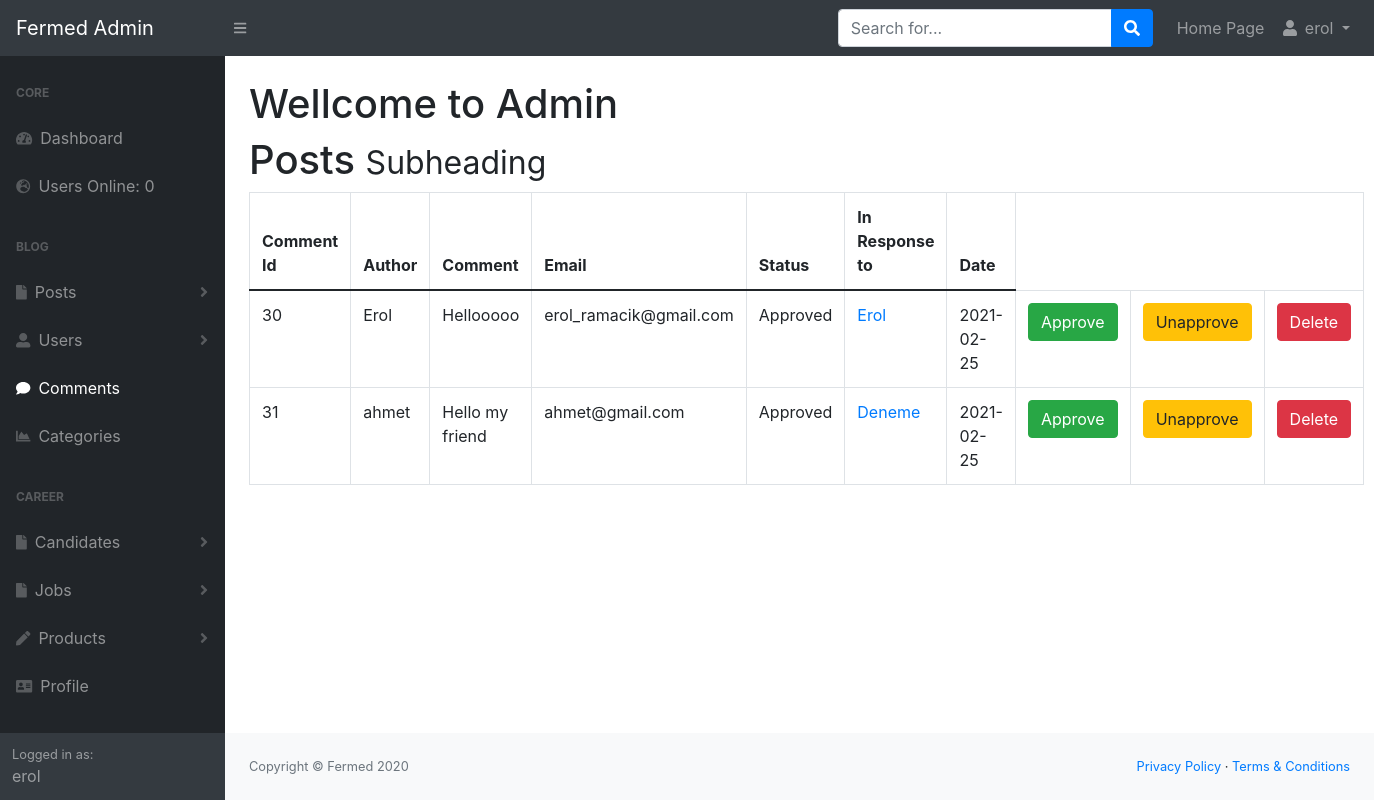
The page /admin/comments.php (signed in) on the database its author committed.
### tables this page shows
CREATE TABLE `comments` (
  `comment_id` int(4) NOT NULL,
  `comment_post_id` int(4) NOT NULL,
  `comment_author` varchar(255) NOT NULL,
  `comment_email` varchar(255) NOT NULL,
  `comment_content` text NOT NULL,
  `comment_status` varchar(25) NOT NULL,
  `comment_date` date NOT NULL
);

CREATE TABLE `posts` (
  `post_id` int(4) NOT NULL,
  `post_category_id` int(11) NOT NULL,
  `post_title` varchar(255) NOT NULL,
  `post_author` varchar(255) NOT NULL,
  `post_date` date NOT NULL,
  `post_image` text NOT NULL,
  `post_content` text NOT NULL,
  `post_tags` varchar(255) NOT NULL,
  `post_comment_count` int(11) NOT NULL,
  `post_status` varchar(255) NOT NULL DEFAULT 'draft',
  `post_views` int(11) NOT NULL
);

### admin/includes/view_all_comments.php (the view, shortened to what this page needs)
<table class="table table-bordered table-hover">
    <thead>
        <tr>
            <th>Comment Id</th>
            <th>Author</th>
            <th>Comment</th>
            <th>Email</th>
            <th>Status</th>
            <th>In Response to</th>
            <th>Date</th>
        </tr>
    </thead>
    <tbody>
        <?php
        global $connection;
        $query = "SELECT * FROM comments";
        $select_comments=mysqli_query($connection,$query);
        while($row=mysqli_fetch_assoc($select_comments)){
            $comment_id=$row['comment_id'];
            $comment_post_id=$row['comment_post_id'];
            $comment_author=$row['comment_author'];
            $comment_email=$row['comment_email'];
            $comment_content=$row['comment_content'];
            $comment_status=$row['comment_status'];
            $comment_date=$row['comment_date'];
            echo "<tr>";
            echo "<td>{$comment_id}</td>";
            echo "<td>{$comment_author}</td>";
            echo "<td>{$comment_content}</td>";
            echo "<td>{$comment_email}</td>";
            echo "<td>{$comment_status}</td>";
            $query= "SELECT post_id,post_title FROM posts WHERE post_id=$comment_post_id";
            $select_post_id_query = mysqli_query($connection,$query);
            $row=mysqli_fetch_assoc($select_post_id_query);
            $post_title=isset($row['post_title']) ? $row['post_title'] : "";
            $post_id=isset($row['post_id']) ? $row['post_id'] : "";
            echo "<td><a href='../post.php?p_id=$post_id'>$post_title</a></td>";
            echo "<td>{$comment_date}</td>";
            echo "<td><a class='btn btn-success' href='comments.php?approve=$comment_id'>Approve</a></td>";
            echo "<td><a class='btn btn-warning' href='comments.php?unapprove=$comment_id'>Unapprove</a></td>";
            echo "<td><a class='btn btn-danger' href='comments.php?delete=$comment_id'>Delete</a></td>";
            echo "</tr>";
        }
        ?>
    </tbody>
</table>

### rows shown on the page
comments: comment_id "30", comment_author "Erol", comment_content "Hellooooo", comment_email "erol_ramacik@gmail.com", comment_status "Approved", posts.post_title "Erol", comment_date "2021-02-25"
comments: comment_id "31", comment_author "ahmet", comment_content "Hello my friend", comment_email "ahmet@gmail.com", comment_status "Approved", posts.post_title "Deneme", comment_date "2021-02-25"

### other values the page prints
$_SESSION['user_name'] "erol"
users_online() "0"
